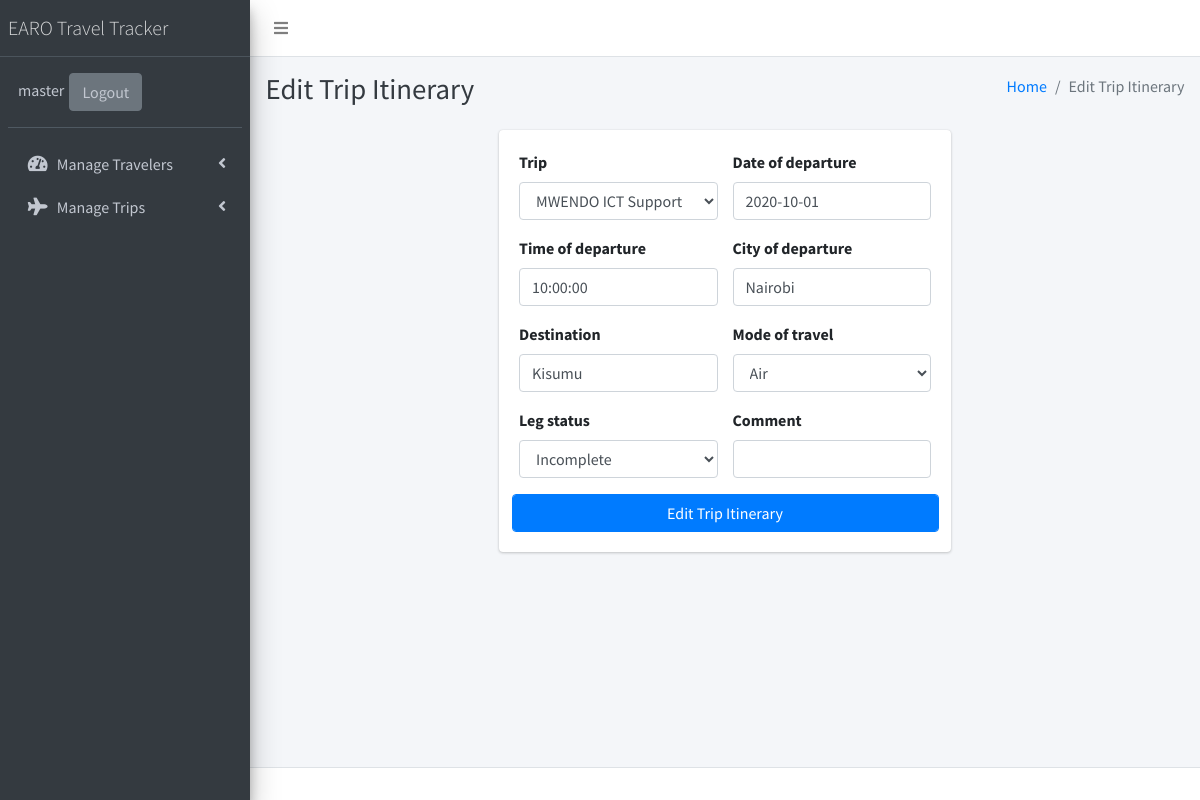
Screenshot of /trip/trip-itinerary/trip-leg=1 (signed in) with the database file from the repository.
### trip/models.py (models this page shows, shortened)
class TripItinerary(models.Model):
    LEG_STATUSES = (
        ('Complete', 'Incomplete'),
        ('Incomplete', 'Incomplete'),
    )
    TRAVEL_MODES = (
        ('Air', 'Air'),
        ('Land', 'Land'),
        ('Water', 'Water'),
    )
    trip = models.ForeignKey(Trips, on_delete=models.CASCADE, null=False, blank=False)
    date_of_departure = models.DateField(null=False, blank=False)
    time_of_departure = models.TimeField(null=False, blank=False)
    city_of_departure = models.CharField(max_length=40, blank=False, null=False)
    destination = models.CharField(max_length=50, null=False, blank=False)
    mode_of_travel = models.CharField(max_length=10, null=False, blank=False, choices=TRAVEL_MODES)
    leg_status = models.CharField(max_length=10, null=False, blank=False,
                                choices=LEG_STATUSES, default='Incomplete')
    comment = models.CharField(max_length=1000, blank=True, null=True)

### trip/views.py (the view)
# urls.py: path('trip-itinerary/trip-leg=<leg_id>', TripItineraryUpdateView.as_view(),
class TripItineraryUpdateView(LoginRequiredMixin, UpdateView):
    model = TripItinerary
    fields = "__all__"
    pk_url_kwarg = 'leg_id'
    template_name = 'trip/add_edit_trip_itinerary.html'
    extra_context = {
        'page_title': 'Edit Trip Itinerary'
    }

### trip/models.py (called while the page is built)
    def __str__(self):
        return self.trip_name

### templates/trip/add_edit_trip_itinerary.html
{% extends "base.html" %}
{% block content %}
<div class="col-xs-12 col-sm-6 col-md-6 col-lg-6">
    <div class="card card-primary">
        <form class="" method="POST">
            <div class="card-body">
                <div class="row">
                    {% include 'render_form.html' %}
                    <button class="form-control btn-primary" type="submit">{{page_title}}</button>
                </div>
            </div>
        </form>
    </div>
</div>
{% endblock content %}

### templates/base.html (shortened to what this page needs)
{% extends 'foundation.html' %}
{% block body %}
<body class="hold-transition sidebar-mini">
<div class="wrapper">
  <nav class="main-header navbar navbar-expand navbar-white navbar-light navbar-fixed">
    <ul class="navbar-nav">
      <li class="nav-item">
        <a class="nav-link" data-widget="pushmenu" href="#" role="button"><i class="fas fa-bars"></i></a>
      </li>
    </ul>
  </nav>
  <aside class="main-sidebar sidebar-dark-primary elevation-4">
    <a href="#" class="brand-link">
      <span class="brand-text font-weight-light">EARO Travel Tracker</span>
    </a>
    <div class="sidebar">
      <div class="user-panel mt-3 pb-3 mb-3 d-flex">
        <div class="info">
          <a href="#" class="d-block">{{request.user}}</a>
        </div>
        <div>
          <a class="btn btn-secondary" href="{% url 'logout' %}">Logout</a>
        </div>
      </div>
      <nav class="mt-2">
        <ul class="nav nav-pills nav-sidebar flex-column" data-widget="treeview" role="menu" data-accordion="false">
          <li class="nav-item">
            <a href="#" class="nav-link">
              <i class="nav-icon fas fa-tachometer-alt"></i>
              <p>
                Manage Travelers
                <i class="right fas fa-angle-left"></i>
              </p>
            </a>
          </li>
          <li class="nav-item">
            <a href="#" class="nav-link">
              <i class="nav-icon fas fa fa-plane"></i>
              <p>
                Manage Trips
                <i class="right fas fa-angle-left"></i>
              </p>
            </a>
          </li>
        </ul>
      </nav>
    </div>
  </aside>
  <div class="content-wrapper">
    <div class="content-header">
      <div class="container-fluid">
        <div class="row mb-2">
          <div class="col-sm-6">
            <h1 class="m-0 text-dark">{{page_title}}</h1>
          </div>
          <div class="col-sm-6">
            <ol class="breadcrumb float-sm-right">
              <li class="breadcrumb-item"><a href="#">Home</a></li>
              <li class="breadcrumb-item active">{{page_title}}</li>
            </ol>
          </div>
        </div>
      </div>
    </div>
    <div class="content">
      <div class="container-fluid">
        <div class="row  justify-content-center">
          {% block content %}
          {% endblock content %}
        </div>
      </div>
    </div>
  </div>
  <footer class="main-footer">
  </footer>
</div>
{% endblock body %}

### templates/render_form.html (shortened to what this page needs)
{% load widget_tweaks %}
{% for field in form.visible_fields %}
<div class="col-sm-12 col-md-6 col-lg-6 col-xs-6">
    <div class="form-group">
        <label for="{{ field.id_for_label }}">{{ field.label }}</label>
        {{ field | add_class:"form-control" }}
    </div>
</div>
{% endfor %}

### rows the page displays
TripItinerary: trip "MWENDO ICT Support" "2020-10-01" "10:00:00" "Nairobi" "Kisumu" "Air" "Incomplete"

### other values shown
{{ request.user }} "master"
{{ page_title }} "Edit Trip Itinerary"
{{ field.label }} "Trip" "Date of departure" "Time of departure" "City of departure" "Destination" "Mode of travel" "Leg status" "Comment"
